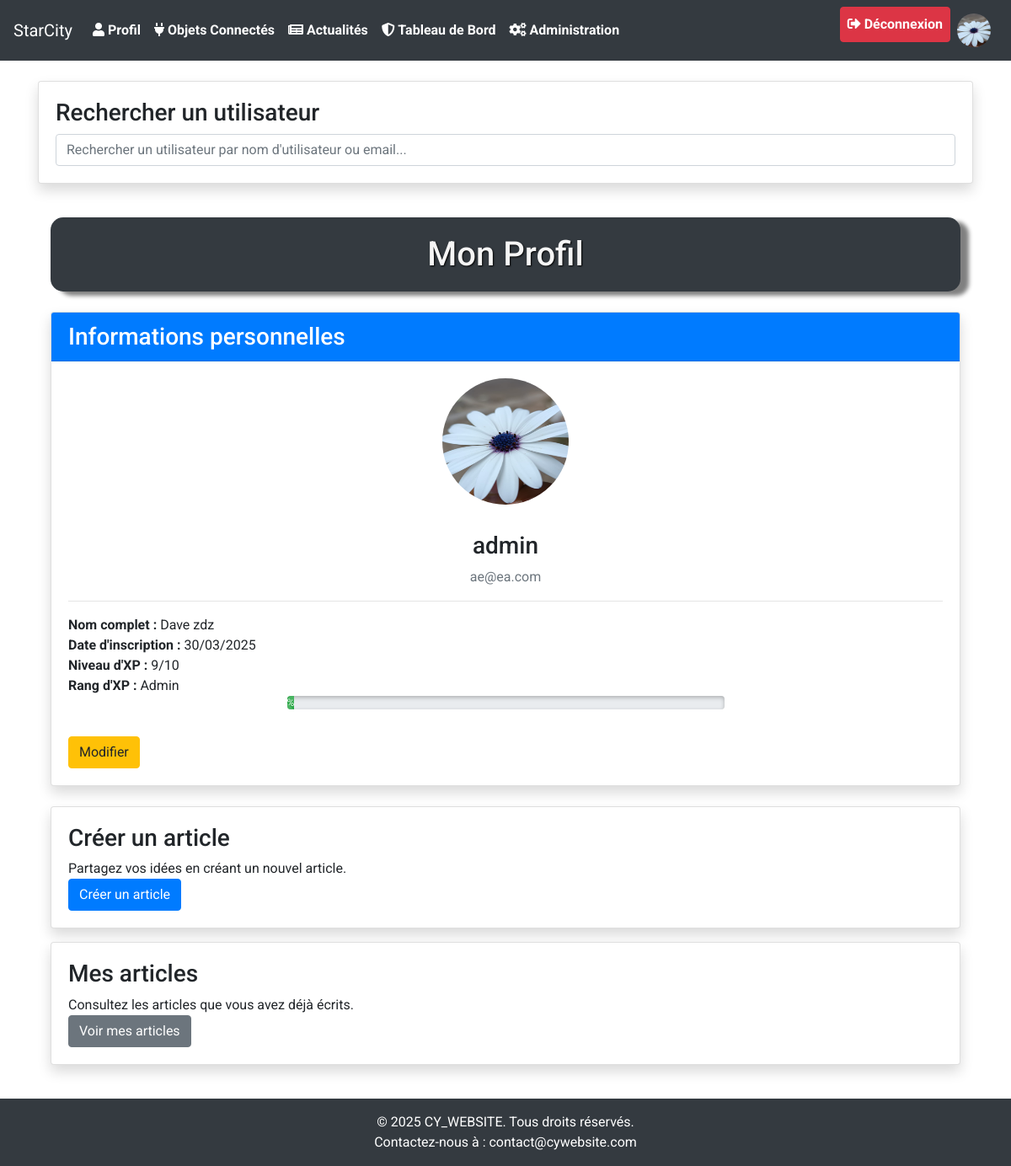
Screenshot of /news/visualisation/ (signed in) with the database file from the repository.
### news/models.py (models this page shows)
class SiteAppearance(models.Model):
    PRIMARY_COLOR_CHOICES = [
        ('#1e2a47', 'Bleu foncé (défaut)'),
        ('#28a745', 'Vert'),
        ('#dc3545', 'Rouge'),
        ('#ffc107', 'Jaune'),
        ('#17a2b8', 'Bleu clair'),
        ('#6610f2', 'Violet'),
        ('#fd7e14', 'Orange'),
        ('#343a40', 'Noir'),
    ]
    FONT_CHOICES = [
        ('Roboto, sans-serif', 'Roboto (défaut)'),
        ('Arial, sans-serif', 'Arial'),
        ('Helvetica, sans-serif', 'Helvetica'),
        ('Times New Roman, serif', 'Times New Roman'),
        ('Georgia, serif', 'Georgia'),
        ('Courier New, monospace', 'Courier New'),
    ]
    primary_color = models.CharField(max_length=20, choices=PRIMARY_COLOR_CHOICES, default='#1e2a47')
    font_family = models.CharField(max_length=50, choices=FONT_CHOICES, default='Roboto, sans-serif')
    enable_animations = models.BooleanField(default=True)
    site_title = models.CharField(max_length=100, default='StarCity')
    footer_text = models.CharField(max_length=200, default='© 2025 CY_WEBSITE. Tous droits réservés.')
    class Meta:
        verbose_name = "Apparence du site"
        verbose_name_plural = "Apparence du site"
    @classmethod
    def get_current(cls):
        appearance, created = cls.objects.get_or_create(pk=1)
        return appearance

### user/models.py (models this page shows, shortened)
class User(AbstractUser):
    profile_picture = models.ImageField(
        upload_to='data/profile_pictures/',
        blank=True,
        null=True,
        help_text="Téléchargez une image de profil (formats acceptés : JPEG, PNG)."
    )
    groups = models.ManyToManyField(
        'auth.Group',
        related_name='custom_user_set',  # Nom unique pour éviter les conflits
        blank=True
    )
    user_permissions = models.ManyToManyField(
        'auth.Permission',
        related_name='custom_user_permissions_set',  # Nom unique pour éviter les conflits
        blank=True
    )
    XP_LEVEL_CHOICES = [
        ('simple', 'Simple'),
        ('intermediate', 'Intermédiaire'),  # Nouveau niveau ajouté
        ('complex', 'Complexe'),
        ('admin', 'Admin'),
    ]
    xp_level = models.CharField(
        max_length=15,  # Augmentez la longueur pour inclure "intermediate"
        choices=XP_LEVEL_CHOICES,
        default='simple',
        verbose_name="Niveau d'XP"
    )
    date_naissance = models.DateField(
        blank=True,
        null=True,
        help_text="Entrez votre date de naissance (format : DD-MM-YYYY)."
    )
    xp_points = models.IntegerField(default=0)
    login_count = models.IntegerField(default=0, help_text="Nombre de connexions de l'utilisateur.")
    class Meta:
        verbose_name = "Utilisateur"
        verbose_name_plural = "Utilisateurs"
        ordering = ['-date_joined']

### news/views.py (the view)
# urls.py: path('visualisation/', views.visualisation, name='visualisation'),
@login_required
def visualisation(request):
    return render(request, "news/visualisation.html", {
        "user": request.user,
    })

### news/context_processors.py (called while the page is built)
def site_appearance(request):
    try:
        return {
            'site_appearance': SiteAppearance.get_current()
        }
    except (OperationalError, ProgrammingError):
        class DefaultAppearance:
            primary_color = '#1e2a47'
            font_family = 'Roboto, sans-serif'
            enable_animations = True
            site_title = 'StarCity'
            footer_text = '© 2025 CY_WEBSITE. Tous droits réservés.'
        return {
            'site_appearance': DefaultAppearance()
        }

### news/templates/news/visualisation.html (shortened to what this page needs)
{% extends 'cyWebsite/base.html' %}
{% load static %}
{% block content %}
<div class="container mt-4">
    <div class="card shadow mb-3 no-hover-animation">
        <div class="card-body">
            <h3>Rechercher un utilisateur</h3>
            <div class="input-group">
                <input type="text" id="search-user-input" class="form-control" placeholder="Rechercher un utilisateur par nom d'utilisateur ou email...">
            </div>
        </div>
    </div>
    <div class="no-hover-animation container py-4">
        <h1 class="text-center mb-4">Mon Profil</h1>
        <div class="card shadow mb-4 no-hover-animation">
            <div class="card-header bg-primary text-white">
                <h3 class="mb-0">Informations personnelles</h3>
            </div>
            <div class="card-body">
                <div class="text-center mb-4">
                    <form method="post" action="{% url 'user:update_profile_picture' %}" enctype="multipart/form-data">
                        <label for="profile_picture_input" style="cursor: pointer;">
                            <img src="{% if user.profile_picture %}{{ user.profile_picture.url }}{% else %}{% static 'default_profile.png' %}{% endif %}"
                                 alt="Photo de profil" class="rounded-circle" style="width: 150px; height: 150px;">
                        </label>
                    </form>
                </div>
                <h3 class="text-center mt-3">{{ user.username }}</h3>
                <p class="text-center text-muted">{{ user.email }}</p>
                <hr>
                <p><strong>Nom complet :</strong> {{ user.first_name }} {{ user.last_name }}</p>
                <p><strong>Date d'inscription :</strong> {{ user.date_joined|date:"d/m/Y" }}</p>
                <p><strong>Niveau d'XP :</strong> {{ user.xp_points }}/10</p>
                <p><strong>Rang d'XP :</strong> {{ user.get_xp_level_display }}</p>
                <div class="progress mb-3" style="margin: 0 auto;">
                    <div class="progress-bar progress-bar-striped bg-success progress-bar-animated" role="progressbar" style="width: {{ pourcentage }}%;" aria-valuenow="{{ pourcentage }}" aria-valuemin="0" aria-valuemax="100">{{ pourcentage }}%</div>
                </div>
                <button class="btn btn-warning mt-3" data-toggle="modal" data-target="#editUserInfoModal">Modifier</button>
            </div>
        </div>
        {% if user.xp_level in 'complex admin' %}
        <div class="card shadow mb-3">
            <div class="card-body">
                <h3>Créer un article</h3>
                <p>Partagez vos idées en créant un nouvel article.</p>
                <a href="{% url 'news:create_article' %}" class="btn btn-primary">Créer un article</a>
            </div>
        </div>
        <div class="card shadow mb-3">
            <div class="card-body">
                <h3>Mes articles</h3>
                <p>Consultez les articles que vous avez déjà écrits.</p>
                <a href="{% url 'news:my_articles' %}" class="btn btn-secondary">Voir mes articles</a>
            </div>
        </div>
        {% endif %}
    </div>
</div>
{% endblock %}

### cyWebsite/templates/cyWebsite/base.html (shortened to what this page needs)
{% load static %}
<!DOCTYPE html>
<html lang="fr">
<head>
    <link rel="stylesheet" href="https://stackpath.bootstrapcdn.com/bootstrap/4.5.2/css/bootstrap.min.css">
    <link rel="stylesheet" href="{% static 'styles.css' %}">
    <link rel="stylesheet" href="https://cdnjs.cloudflare.com/ajax/libs/font-awesome/5.15.4/css/all.min.css">
    <link rel="stylesheet" href="https://unpkg.com/leaflet@1.9.4/dist/leaflet.css" />
</head>
<body>
<div class="wrapper">
    <nav class="navbar navbar-expand-lg navbar-dark">
        <a class="navbar-brand" href="{% url 'index' %}">{{ site_appearance.site_title }}</a>
        <div class="collapse navbar-collapse" id="navbarNav">
            <ul class="navbar-nav">
                {% if user.is_authenticated %}
                <li class="nav-item"><a class="nav-link" href="{% url 'news:visualisation' %}"><i class="fas fa-user"></i> Profil</a></li>
                <li class="nav-item"><a class="nav-link" href="{% url 'objConnecte:obj-index' %}"><i class="fas fa-plug"></i> Objets Connectés</a></li>
                <li class="nav-item"><a class="nav-link" href="{% url 'news:index' %}"><i class="fas fa-newspaper"></i> Actualités</a></li>
                {% endif %}
                {% if user.is_authenticated and user.xp_level == 'admin' %}
                    <li class="nav-item"><a class="nav-link" href="{% url 'news:administration' %}"><i class="fas fa-shield-alt"></i> Tableau de Bord</a></li>
                    <li class="nav-item"><a class="nav-link" href="/admin/"><i class="fas fa-cogs"></i> Administration</a></li>
                {% endif %}
            </ul>
            <ul class="navbar-nav ml-auto">
                {% if user.is_authenticated %}
                <li class="nav-item">
                    <a class="nav-link btn btn-danger text-white" href="{% url 'user:logout' %}"><i class="fas fa-sign-out-alt"></i> Déconnexion</a>
                </li>
                <li class="nav-item">
                    <a class="nav-link" href="{% url 'user:update_user' %}">
                        <img src="{% if user.profile_picture %}{{ user.profile_picture.url }}{% else %}{% static 'default_profile.png' %}{% endif %}" alt="Profile Picture" class="rounded-circle" style="width: 40px; height: 40px;">
                    </a>
                </li>
                {% endif %}
            </ul>
        </div>
    </nav>
        {% block content %}
        {% endblock %}
</div>
    <footer class="bg-dark text-center text-white py-3">
        <p>{{ site_appearance.footer_text }}</p>
        <p>Contactez-nous à : <a href="mailto:contact@cywebsite.com" class="text-white">contact@cywebsite.com</a></p>
    </footer>
</body>
</html>

### cyWebsite/static/styles.css (style rules this page uses)
body { font-family: 'Montserrat',Arial, sans-serif; margin: 0; padding: 0; }
p { margin-top: 0; margin-bottom: 0rem; }
h1 { background-color: #343a40; color: whitesmoke; text-shadow: 1px 1px 2px black; box-shadow: 10px 5px 5px grey; padding: 20px; text-align: center; border-radius: 15px; font-family: 'Roboto', sans-serif; }
.navbar-nav .nav-link { font-weight: bold; }
.progress { box-shadow: 0 2px 5px rgba(0, 0, 0, 0.25) inset; width: 50%; }
.card { box-shadow: 0 0 10px rgba(0, 0, 0, 0.1); }

### rows the page displays
SiteAppearance: site_title "StarCity", footer_text "© 2025 CY_WEBSITE. Tous droits réservés."
User: profile_picture (picture), username "admin", email "ae@ea.com", first_name "Dave", last_name "zdz", date_joined "30/03/2025", xp_points "9", xp_level "Admin"
